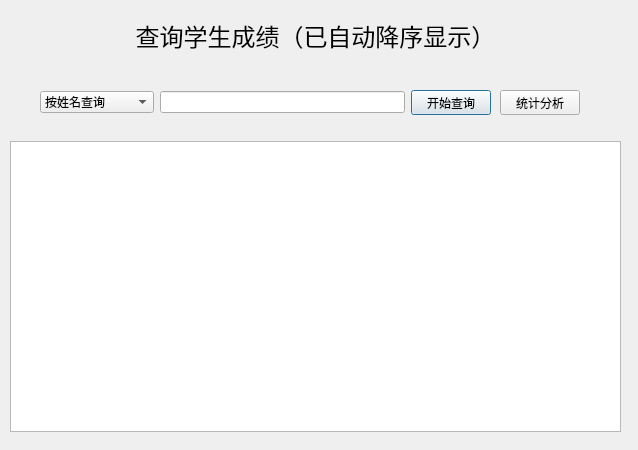
<?xml version="1.0" encoding="UTF-8"?>
<ui version="4.0">
 <class>tea_querystu</class>
 <widget class="QDialog" name="tea_querystu">
  <property name="geometry">
   <rect>
    <x>0</x>
    <y>0</y>
    <width>638</width>
    <height>450</height>
   </rect>
  </property>
  <property name="windowTitle">
   <string>学生选课和课程管理系统</string>
  </property>
  <widget class="QLabel" name="label">
   <property name="geometry">
    <rect>
     <x>10</x>
     <y>20</y>
     <width>611</width>
     <height>31</height>
    </rect>
   </property>
   <property name="font">
    <font>
     <pointsize>18</pointsize>
    </font>
   </property>
   <property name="text">
    <string>查询学生成绩（已自动降序显示）</string>
   </property>
   <property name="alignment">
    <set>Qt::AlignCenter</set>
   </property>
  </widget>
  <widget class="QTableView" name="tableView">
   <property name="geometry">
    <rect>
     <x>10</x>
     <y>141</y>
     <width>611</width>
     <height>291</height>
    </rect>
   </property>
  </widget>
  <widget class="QWidget" name="layoutWidget">
   <property name="geometry">
    <rect>
     <x>40</x>
     <y>90</y>
     <width>451</width>
     <height>25</height>
    </rect>
   </property>
   <layout class="QHBoxLayout" name="horizontalLayout" stretch="2,5,1">
    <item>
     <widget class="QComboBox" name="cbb_querymode">
      <property name="sizePolicy">
       <sizepolicy hsizetype="Expanding" vsizetype="Fixed">
        <horstretch>0</horstretch>
        <verstretch>0</verstretch>
       </sizepolicy>
      </property>
      <item>
       <property name="text">
        <string>按姓名查询</string>
       </property>
      </item>
      <item>
       <property name="text">
        <string>按学号查询</string>
       </property>
      </item>
      <item>
       <property name="text">
        <string>按课程名称查询</string>
       </property>
      </item>
      <item>
       <property name="text">
        <string>按班级查询</string>
       </property>
      </item>
      <item>
       <property name="text">
        <string>课程成绩分数段</string>
       </property>
      </item>
     </widget>
    </item>
    <item>
     <widget class="QLineEdit" name="le_info"/>
    </item>
    <item>
     <widget class="QPushButton" name="btn_doquery">
      <property name="sizePolicy">
       <sizepolicy hsizetype="Expanding" vsizetype="Fixed">
        <horstretch>0</horstretch>
        <verstretch>0</verstretch>
       </sizepolicy>
      </property>
      <property name="text">
       <string>开始查询</string>
      </property>
     </widget>
    </item>
   </layout>
  </widget>
  <widget class="QPushButton" name="btn_statistics">
   <property name="geometry">
    <rect>
     <x>500</x>
     <y>90</y>
     <width>80</width>
     <height>25</height>
    </rect>
   </property>
   <property name="text">
    <string>统计分析</string>
   </property>
  </widget>
 </widget>
 <resources/>
 <connections/>
</ui>
